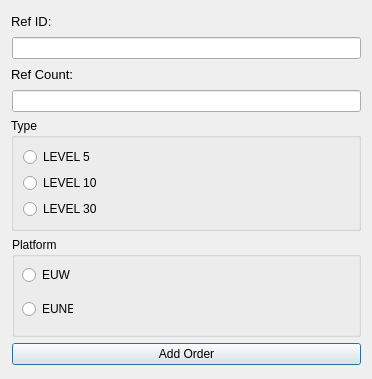
<?xml version="1.0" encoding="UTF-8"?>
<ui version="4.0">
 <class>addOrderDialog</class>
 <widget class="QDialog" name="addOrderDialog">
  <property name="geometry">
   <rect>
    <x>0</x>
    <y>0</y>
    <width>372</width>
    <height>379</height>
   </rect>
  </property>
  <property name="windowTitle">
   <string>Add Order</string>
  </property>
  <layout class="QHBoxLayout" name="horizontalLayout">
   <item>
    <layout class="QGridLayout" name="gridLayout">
     <property name="bottomMargin">
      <number>3</number>
     </property>
     <property name="horizontalSpacing">
      <number>1</number>
     </property>
     <item row="4" column="1">
      <widget class="QLineEdit" name="refferalCountEditBox"/>
     </item>
     <item row="2" column="1">
      <widget class="QLineEdit" name="refferalLinkEditBox"/>
     </item>
     <item row="3" column="0" colspan="2">
      <widget class="QLabel" name="refferalCountLabel">
       <property name="font">
        <font>
         <pointsize>10</pointsize>
        </font>
       </property>
       <property name="text">
        <string>Ref Count:</string>
       </property>
      </widget>
     </item>
     <item row="1" column="0" colspan="2">
      <widget class="QLabel" name="refferalLinkLabel">
       <property name="font">
        <font>
         <pointsize>10</pointsize>
        </font>
       </property>
       <property name="text">
        <string>Ref ID:</string>
       </property>
      </widget>
     </item>
     <item row="7" column="1">
      <widget class="QPushButton" name="addOrderButton">
       <property name="text">
        <string>Add Order</string>
       </property>
      </widget>
     </item>
     <item row="5" column="0" colspan="2">
      <widget class="QGroupBox" name="groupBox">
       <property name="title">
        <string>Type</string>
       </property>
       <layout class="QFormLayout" name="formLayout">
        <property name="fieldGrowthPolicy">
         <enum>QFormLayout::AllNonFixedFieldsGrow</enum>
        </property>
        <item row="0" column="0">
         <widget class="QRadioButton" name="level5RadioButton">
          <property name="text">
           <string>LEVEL 5</string>
          </property>
         </widget>
        </item>
        <item row="1" column="0">
         <widget class="QRadioButton" name="level10RadioButton">
          <property name="text">
           <string>LEVEL 10</string>
          </property>
         </widget>
        </item>
        <item row="2" column="0">
         <widget class="QRadioButton" name="level30RadioButton">
          <property name="text">
           <string>LEVEL 30</string>
          </property>
         </widget>
        </item>
       </layout>
      </widget>
     </item>
     <item row="6" column="1">
      <widget class="QGroupBox" name="platformGroupBox">
       <property name="minimumSize">
        <size>
         <width>100</width>
         <height>100</height>
        </size>
       </property>
       <property name="title">
        <string>Platform</string>
       </property>
       <widget class="QWidget" name="">
        <property name="geometry">
         <rect>
          <x>10</x>
          <y>20</y>
          <width>51</width>
          <height>71</height>
         </rect>
        </property>
        <layout class="QVBoxLayout" name="verticalLayout">
         <item>
          <widget class="QRadioButton" name="euwRadioButton">
           <property name="text">
            <string>EUW</string>
           </property>
          </widget>
         </item>
         <item>
          <widget class="QRadioButton" name="euneRadioButton">
           <property name="text">
            <string>EUNE</string>
           </property>
          </widget>
         </item>
        </layout>
       </widget>
      </widget>
     </item>
    </layout>
   </item>
  </layout>
 </widget>
 <resources/>
 <connections/>
</ui>
